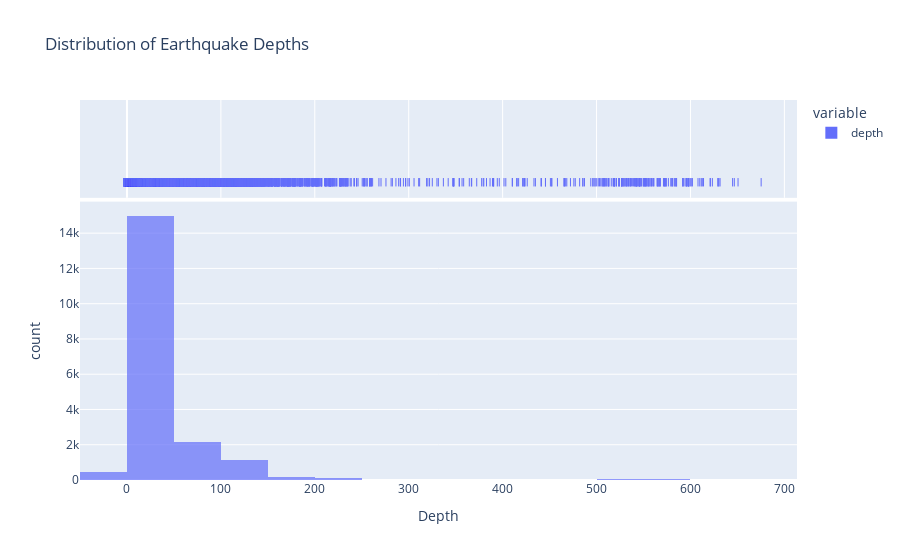

Source (notebook cell):
### Markdown cell above
### Insight 4: Distribution of Earthquake Depths

```python
# Insight 4: Distribution of Earthquake Depths using Plotly
num_bins = 30
depth_distribution = df['depth']

fig = px.histogram(depth_distribution, nbins=num_bins, title='Distribution of Earthquake Depths',
                   labels={'value': 'Depth'},
                   marginal='rug', opacity=0.7)
fig.show()
```

**Description:**
This insight provides a  distribution of earthquake depths. It includes count for each set of depths. This helps understand the depth characteristics of earthquakes in the dataset.

### Code cell
# Insight 4: Distribution of Earthquake Depths using Plotly
num_bins = 30
depth_distribution = df['depth']

fig = px.histogram(depth_distribution, nbins=num_bins, title='Distribution of Earthquake Depths',
                   labels={'value': 'Depth'},
                   marginal='rug', opacity=0.7)
fig.show()

### Figure 1 — Plotly figure (JSON) as saved in the notebook; plotly's stock layout.template omitted (floating-point values rounded to 4 significant figures; data arrays with more than 128 entries replaced by an {"elided": "..."} marker saying what was removed)
{"data": [{"alignmentgroup": "True", "bingroup": "x", "hovertemplate": "variable=depth<br>Depth=%{x}<br>count=%{y}<extra></extra>", "legendgroup": "depth", "marker": {"color": "#636efa", "opacity": 0.7, "pattern": {"shape": ""}}, "name": "depth", "nbinsx": 30, "offsetgroup": "depth", "orientation": "v", "showlegend": true, "type": "histogram", "x": {"elided": "19244 float values"}, "xaxis": "x", "yaxis": "y"}, {"alignmentgroup": "True", "boxpoints": "all", "fillcolor": "rgba(255,255,255,0)", "hoveron": "points", "hovertemplate": "variable=depth<br>Depth=%{x}<extra></extra>", "jitter": 0, "legendgroup": "depth", "line": {"color": "rgba(255,255,255,0)"}, "marker": {"color": "#636efa", "symbol": "line-ns-open"}, "name": "depth", "offsetgroup": "depth", "showlegend": false, "type": "box", "x": {"elided": "19244 float values"}, "xaxis": "x2", "yaxis": "y2"}], "layout": {"barmode": "relative", "legend": {"title": {"text": "variable"}, "tracegroupgap": 0}, "title": {"text": "Distribution of Earthquake Depths"}, "xaxis": {"anchor": "y", "domain": [0, 1], "title": {"text": "Depth"}}, "xaxis2": {"anchor": "y2", "domain": [0, 1], "matches": "x", "showgrid": true, "showticklabels": false}, "yaxis": {"anchor": "x", "domain": [0, 0.7326], "title": {"text": "count"}}, "yaxis2": {"anchor": "x2", "domain": [0.7426, 1], "matches": "y2", "showgrid": false, "showline": false, "showticklabels": false, "ticks": ""}}}
